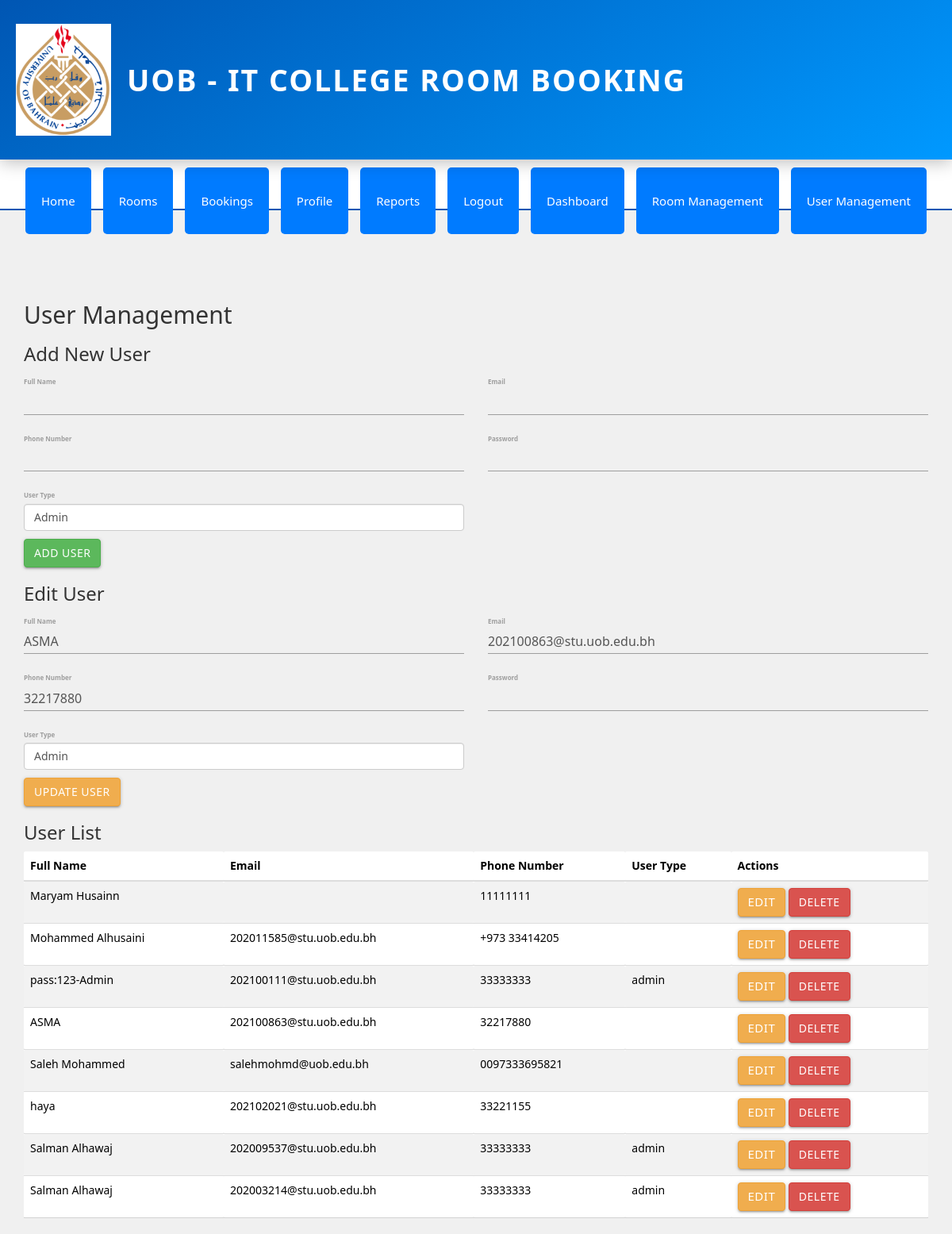
The page /user_management.php?edit_user_id=4 (signed in) on the database its author committed.
### tables this page shows
CREATE TABLE `user` (
  `user_id` int(5) NOT NULL,
  `email` varchar(100) NOT NULL,
  `fullName` varchar(100) NOT NULL,
  `phoneNum` varchar(15) NOT NULL,
  `password` varchar(255) NOT NULL,
  `user_type` varchar(10) NOT NULL,
  `profile_picture` varchar(255) DEFAULT 'Unknown.png'
);

### user_management.php (the view, shortened to what this page needs)
<?php
include 'connection.php';
$stmt = $pdo->query("SELECT * FROM user");
$users = $stmt->fetchAll(PDO::FETCH_ASSOC);
$userToEdit = null;
if (isset($_GET['edit_user_id'])) {
    $userId = $_GET['edit_user_id'];
    $stmt = $pdo->prepare("SELECT * FROM user WHERE user_id = ?");
    $stmt->execute([$userId]);
    $userToEdit = $stmt->fetch(PDO::FETCH_ASSOC);
}
?>
<!DOCTYPE html>
<html lang="en">
<head>
    <link rel="stylesheet" href="https://cdnjs.cloudflare.com/ajax/libs/materialize/1.0.0/css/materialize.min.css">
    <link rel="stylesheet" href="https://cdn.jsdelivr.net/npm/bootstrap@5.3.3/dist/css/bootstrap.min.css">
</head>
<body>
    <?php include("header.php"); ?>
    <div class="container mt-4">
        <h2>User Management</h2>
        <h3>Add New User</h3>
                <form method="POST" action="user_management.php">
            <div class="row mb-3">
                <div class="col-md-6">
                    <label for="full_name" class="form-label">Full Name</label>
                    <input type="text" id="full_name" name="full_name" class="form-control" value="<?= isset($_POST['full_name']) ? htmlspecialchars($_POST['full_name']) : '' ?>" required>
                </div>
                <div class="col-md-6">
                    <label for="email" class="form-label">Email</label>
                    <input type="email" id="email" name="email" class="form-control" value="<?= isset($_POST['email']) ? htmlspecialchars($_POST['email']) : '' ?>" required>
                </div>
            </div>
            <div class="row mb-3">
                <div class="col-md-6">
                    <label for="phoneNum" class="form-label">Phone Number</label>
                    <input type="text" id="phoneNum" name="phoneNum" class="form-control" value="<?= isset($_POST['phoneNum']) ? htmlspecialchars($_POST['phoneNum']) : '' ?>" required>
                </div>
                <div class="col-md-6">
                    <label for="password" class="form-label">Password</label>
                    <input type="password" id="password" name="password" class="form-control" required>
                </div>
            </div>
            <div class="row mb-3">
                <div class="col-md-6">
                    <label for="user_type" class="form-label">User Type</label>
                    <select id="user_type" name="user_type" class="form-control" required>
                        <option value="admin" <?= isset($_POST['user_type']) && $_POST['user_type'] === 'admin' ? 'selected' : '' ?>>Admin</option>
                    </select>
                </div>
            </div>
            <button type="submit" class="btn btn-success">Add User</button>
        </form>
        <?php if ($userToEdit): ?>
            <h3>Edit User</h3>
            <form method="POST" action="user_management.php">
            <div class="row mb-3">
                <div class="col-md-6">
                    <label for="full_name" class="form-label">Full Name</label>
                    <input type="text" id="full_name" name="full_name" class="form-control" value="<?= isset($_POST['full_name']) ? htmlspecialchars($_POST['full_name']) : htmlspecialchars($userToEdit['fullName']) ?>" required>
                </div>
                <div class="col-md-6">
                    <label for="email" class="form-label">Email</label>
                    <input type="email" id="email" name="email" class="form-control" value="<?= isset($_POST['email']) ? htmlspecialchars($_POST['email']) : htmlspecialchars($userToEdit['email']) ?>" required>
                </div>
            </div>
            <div class="row mb-3">
                <div class="col-md-6">
                    <label for="phoneNum" class="form-label">Phone Number</label>
                    <input type="text" id="phoneNum" name="phoneNum" class="form-control" value="<?= isset($_POST['phoneNum']) ? htmlspecialchars($_POST['phoneNum']) : htmlspecialchars($userToEdit['phoneNum']) ?>" required>
                </div>
                <div class="col-md-6">
                    <label for="password" class="form-label">Password</label>
                    <input type="password" id="password" name="password" class="form-control">
                </div>
            </div>
            <div class="row mb-3">
                <div class="col-md-6">
                    <label for="user_type" class="form-label">User Type</label>
                    <select id="user_type" name="user_type" class="form-control" required>
                        <option value="admin" <?= isset($_POST['user_type']) && $_POST['user_type'] === 'admin' ? 'selected' : ($userToEdit['user_type'] === 'admin' ? 'selected' : '') ?>>Admin</option>
                    </select>
                </div>
            </div>
            <button type="submit" class="btn btn-warning">Update User</button>
        </form>
        <?php endif; ?>
        <h3>User List</h3>
        <table class="table table-striped">
            <thead>
                <tr>
                    <th>Full Name</th>
                    <th>Email</th>
                    <th>Phone Number</th>
                    <th>User Type</th>
                    <th>Actions</th>
                </tr>
            </thead>
            <tbody>
                <?php foreach ($users as $user): ?>
                    <tr>
                        <td><?= htmlspecialchars($user['fullName']) ?></td>
                        <td><?= htmlspecialchars($user['email']) ?></td>
                        <td><?= htmlspecialchars($user['phoneNum']) ?></td>
                        <td><?= htmlspecialchars($user['user_type']) ?></td>
                        <td>
                            <a href="?edit_user_id=<?= $user['user_id'] ?>" class="btn btn-warning">Edit</a>
                            <form method="POST" action="user_management.php" style="display:inline;">
                                <button type="submit" class="btn btn-danger">Delete</button>
                            </form>
                        </td>
                    </tr>
                <?php endforeach; ?>
            </tbody>
        </table>
    </div>
</body>
</html>

### user_management.php (style rules this page uses)
a { font-size: 15px !important; }

### header.php (style rules this page uses)
body { background-color: #f0f0f0; margin: 0; font-family: 'Segoe UI', Tahoma, Geneva, Verdana, sans-serif; }

### rows shown on the page
user: full_name "ASMA", email "202100863@stu.uob.edu.bh", phoneNum "32217880", fullName "ASMA"
user: fullName "Maryam Husainn", phoneNum "11111111"
user: fullName "Mohammed Alhusaini", email "202011585@stu.uob.edu.bh", phoneNum "+973 33414205"
user: fullName "pass:123-Admin", email "202100111@stu.uob.edu.bh", phoneNum "33333333", user_type "admin"
user: fullName "Saleh Mohammed", email "salehmohmd@uob.edu.bh", phoneNum "0097333695821"
user: fullName "haya", email "202102021@stu.uob.edu.bh", phoneNum "33221155"
user: fullName "Salman Alhawaj", email "202009537@stu.uob.edu.bh", phoneNum "33333333", user_type "admin"
user: fullName "Salman Alhawaj", email "202003214@stu.uob.edu.bh", phoneNum "33333333", user_type "admin"
